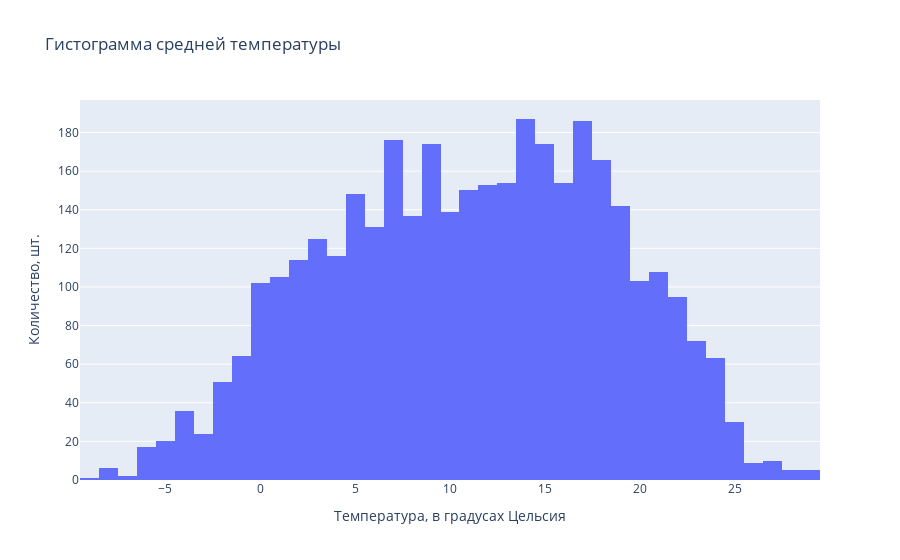

Notebook code for this chart:
### Markdown cell above
# Гистограмма

### Code cell
fig = px.histogram(df, x="BASEL_temp_mean", title='Гистограмма средней температуры')
fig.update_layout(xaxis_title="Температура, в градусах Цельсия", yaxis_title="Количество, шт.")
fig.show()

### Figure 1 — Plotly figure (JSON) as saved in the notebook; plotly's stock layout.template omitted (floating-point values rounded to 4 significant figures; data arrays with more than 128 entries replaced by an {"elided": "..."} marker saying what was removed)
{"data": [{"alignmentgroup": "True", "bingroup": "x", "hovertemplate": "BASEL_temp_mean=%{x}<br>count=%{y}<extra></extra>", "legendgroup": "", "marker": {"color": "#636efa", "pattern": {"shape": ""}}, "name": "", "offsetgroup": "", "orientation": "v", "showlegend": false, "type": "histogram", "x": {"elided": "3654 float values"}, "xaxis": "x", "yaxis": "y"}], "layout": {"barmode": "relative", "legend": {"tracegroupgap": 0}, "title": {"text": "Гистограмма средней температуры"}, "xaxis": {"anchor": "y", "domain": [0, 1], "title": {"text": "Температура, в градусах Цельсия"}}, "yaxis": {"anchor": "x", "domain": [0, 1], "title": {"text": "Количество, шт."}}}}
